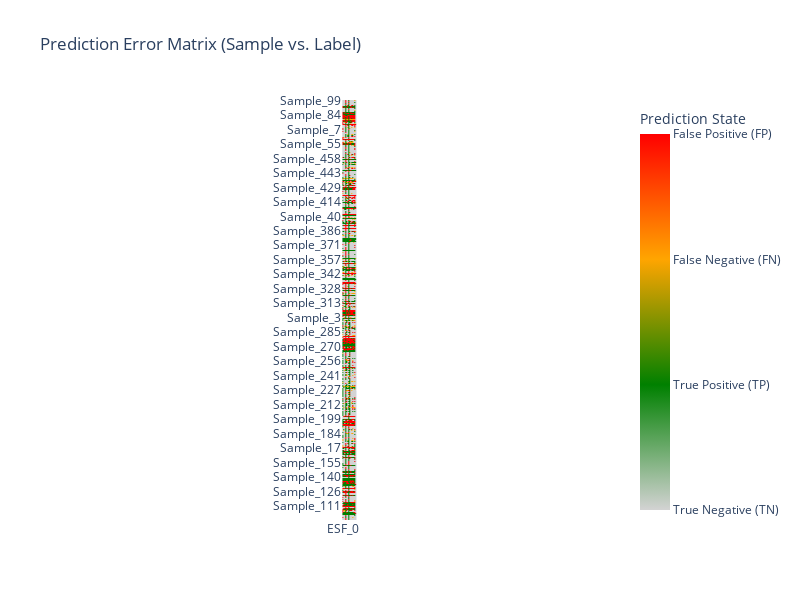
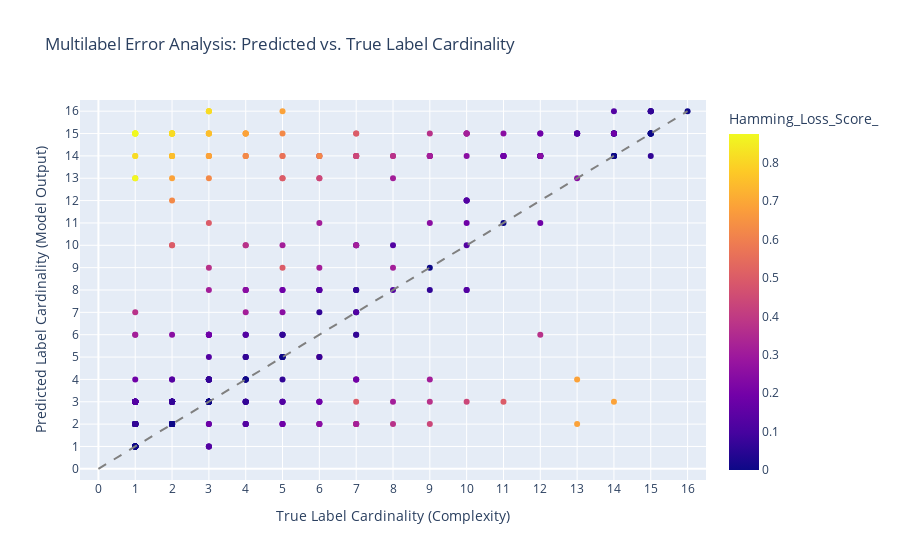

The notebook cell saved with these charts, in order:
### Code cell
study_ccxgb2_best_params = study_ccxgb2.best_params

study_ccxgb2_best_params_xgb = {
    'n_estimators': study_ccxgb2_best_params['n_estimators'],
    'max_depth': study_ccxgb2_best_params['max_depth'],
    'learning_rate': study_ccxgb2_best_params['learning_rate'],
    'subsample': study_ccxgb2_best_params['subsample'],
    'colsample_bytree' : study_ccxgb2_best_params['colsample_bytree'],
    'scale_pos_weight': study_ccxgb2_best_params['scale_pos_weight'],
    'base_score': 0.5,
    'random_state': random_state,
    'verbosity': 0,
    'use_label_encoder': False,
    'eval_metric': 'logloss',
    'use_label_encoder': False
}

study_ccxgb2_bbase_xgb = XGBClassifier(**study_ccxgb2_best_params_xgb)
study_ccxgb2_tuned = ClassifierChain(
    classifier = study_ccxgb2_bbase_xgb,
    require_dense = [True, True],
    order=list(range(0,16)),
)

study_ccxgb2_tuned.fit(X_train_transformed, y_train_transformed)

y_pred_training_cc2 = study_ccxgb2_tuned.predict(X_train_transformed)

display_results(y_train_transformed, y_pred_training_cc2.toarray())

display_error_heatmap(y_train_transformed, y_pred_training_cc2.toarray())

display_label_cardinality_error(y_train_transformed, y_pred_training_cc2.toarray())

### Figure 1 — Plotly figure (JSON) as saved in the notebook; plotly's stock layout.template omitted (floating-point values rounded to 4 significant figures; data arrays with more than 128 entries replaced by an {"elided": "..."} marker saying what was removed)
{"data": [{"coloraxis": "coloraxis", "hovertemplate": "x: %{x}<br>y: %{y}<br>color: %{z}<extra></extra>", "name": "0", "type": "heatmap", "x": ["ESF_0", "ESF_1", "ESF_2", "ESF_3", "ESF_4", "ESF_5", "ESF_6", "ESF_7", "ESF_8", "ESF_9", "ESF_10", "ESF_11", "ESF_12", "ESF_13", "ESF_14", "ESF_15"], "xaxis": "x", "y": {"elided": "464 str values"}, "yaxis": "y", "z": {"elided": "464x16 int values"}}], "layout": {"autosize": false, "coloraxis": {"colorbar": {"ticktext": ["True Negative (TN)", "True Positive (TP)", "False Negative (FN)", "False Positive (FP)"], "tickvals": [0, 1, 2, 3], "title": {"text": "Prediction State"}}, "colorscale": [[0, "lightgray"], [0.3333, "green"], [0.6667, "orange"], [1, "red"]]}, "height": 600, "title": {"text": "Prediction Error Matrix (Sample vs. Label)"}, "width": 800, "xaxis": {"anchor": "y", "constrain": "domain", "domain": [0, 1], "scaleanchor": "y"}, "yaxis": {"anchor": "x", "autorange": "reversed", "categoryorder": "category descending", "constrain": "domain", "domain": [0, 1]}}}

### Figure 2 — Plotly figure (JSON) as saved in the notebook; plotly's stock layout.template omitted (floating-point values rounded to 4 significant figures; data arrays with more than 128 entries replaced by an {"elided": "..."} marker saying what was removed)
{"data": [{"customdata": {"elided": "464x2 mixed values"}, "hovertemplate": "True_Cardinality=%{x}<br>Predicted_Cardinality=%{y}<br>Sample_ID=%{customdata[0]}<br>Total_Errors=%{customdata[1]}<br>Hamming_Loss_Score_=%{marker.color}<extra></extra>", "legendgroup": "", "marker": {"color": {"elided": "464 float values"}, "coloraxis": "coloraxis", "symbol": "circle"}, "mode": "markers", "name": "", "orientation": "v", "showlegend": false, "type": "scatter", "x": {"elided": "464 int values"}, "xaxis": "x", "y": {"elided": "464 float values"}, "yaxis": "y"}], "layout": {"coloraxis": {"colorbar": {"title": {"text": "Hamming_Loss_Score_"}}, "colorscale": [[0, "#0d0887"], [0.1111, "#46039f"], [0.2222, "#7201a8"], [0.3333, "#9c179e"], [0.4444, "#bd3786"], [0.5556, "#d8576b"], [0.6667, "#ed7953"], [0.7778, "#fb9f3a"], [0.8889, "#fdca26"], [1, "#f0f921"]]}, "legend": {"tracegroupgap": 0}, "shapes": [{"line": {"color": "gray", "dash": "dash"}, "type": "line", "x0": 0, "x1": 16, "y0": 0, "y1": 16}], "title": {"text": "Multilabel Error Analysis: Predicted vs. True Label Cardinality"}, "xaxis": {"anchor": "y", "domain": [0, 1], "range": [-0.5, 16.5], "tickvals": [0, 1, 2, 3, 4, 5, 6, 7, 8, 9, 10, 11, 12, 13, 14, 15, 16], "title": {"text": "True Label Cardinality (Complexity)"}}, "yaxis": {"anchor": "x", "domain": [0, 1], "range": [-0.5, 16.5], "tickvals": [0, 1, 2, 3, 4, 5, 6, 7, 8, 9, 10, 11, 12, 13, 14, 15, 16], "title": {"text": "Predicted Label Cardinality (Model Output)"}}}}
